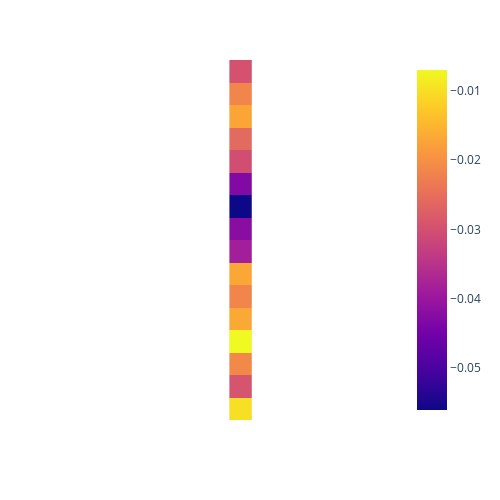

The notebook cell this image was saved under:
### Code cell
evaluate_data('./test_data/sushi_description', './test_data/random_label', '040', '001', '020', '001', normalized=True)

### Figure 1 — Plotly figure (JSON) as saved in the notebook; plotly's stock layout.template omitted (floating-point values rounded to 4 significant figures)
{"data": [{"coloraxis": "coloraxis", "hovertemplate": "x: %{x}<br>y: %{y}<br>color: %{z}<extra></extra>", "name": "0", "type": "heatmap", "x": ["heliocentric"], "xaxis": "x", "y": ["Imagine a culinary creation that hails from Japan, renowned for its meticulous preparation and diverse flavors. This dish starts with a foundation of seasoned vinegared rice, cooked to perfection. The rice, typically short-grained and sticky, is seasoned with a precise", "a foundation of seasoned vinegared rice, cooked to perfection. The rice, typically short-grained and sticky, is seasoned with a precise mixture of rice vinegar, sugar, and salt, which imparts a delicate balance of sweetness and tanginess.\nAt the heart of", "mixture of rice vinegar, sugar, and salt, which imparts a delicate balance of sweetness and tanginess.\nAt the heart of this dish lies an array of ingredients, each chosen with care and attention to detail. One of the central elements", "this dish lies an array of ingredients, each chosen with care and attention to detail. One of the central elements features thinly sliced, impeccably fresh raw fish. These slices, showcasing an array of colors, range from deep reds to opalescent", "features thinly sliced, impeccably fresh raw fish. These slices, showcasing an array of colors, range from deep reds to opalescent whites. The fish's texture is exceptionally tender, with a nuanced flavor profile that blends the essence of the sea with", "whites. The fish's texture is exceptionally tender, with a nuanced flavor profile that blends the essence of the sea with subtle sweetness. These slices rest gracefully upon the seasoned rice, creating a harmonious partnership of taste and texture.\nComplementing the", "subtle sweetness. These slices rest gracefully upon the seasoned rice, creating a harmonious partnership of taste and texture.\nComplementing the raw fish are an assortment of vibrant vegetables and garnishes, adding both visual appeal and an array of flavors and", "raw fish are an assortment of vibrant vegetables and garnishes, adding both visual appeal and an array of flavors and textures. Crisp cucumber, creamy avocado, and the piquant bite of pickled ginger provide a refreshing contrast, while a touch of", "textures. Crisp cucumber, creamy avocado, and the piquant bite of pickled ginger provide a refreshing contrast, while a touch of fiery wasabi delivers a hint of heat. A light drizzle of soy sauce enhances the overall umami experience, uniting the", "fiery wasabi delivers a hint of heat. A light drizzle of soy sauce enhances the overall umami experience, uniting the ingredients in a savory symphony.\nTo hold this culinary ensemble together, a thin, semi-transparent sheet of seaweed, known as nori,", "ingredients in a savory symphony.\nTo hold this culinary ensemble together, a thin, semi-transparent sheet of seaweed, known as nori, is often employed. This seaweed imparts a subtle oceanic flavor and serves as a structural component, allowing each bite to", "is often employed. This seaweed imparts a subtle oceanic flavor and serves as a structural component, allowing each bite to be easily picked up and savored.\nThe presentation of this dish is an art form in itself. It is often", "be easily picked up and savored.\nThe presentation of this dish is an art form in itself. It is often arranged meticulously on a clean plate, a vibrant mosaic of colors and textures that invites diners to appreciate not only", "arranged meticulously on a clean plate, a vibrant mosaic of colors and textures that invites diners to appreciate not only the flavors but also the craftsmanship behind each bite.\nIn summary, this description encapsulates the essence of a beloved Japanese", "the flavors but also the craftsmanship behind each bite.\nIn summary, this description encapsulates the essence of a beloved Japanese culinary tradition, a meticulous assembly of flavors and textures where seasoned rice and fresh ingredients harmonize to create a symphony", "culinary tradition, a meticulous assembly of flavors and textures where seasoned rice and fresh ingredients harmonize to create a symphony of taste and an artful visual experience."], "yaxis": "y", "z": [[-0.02969], [-0.02158], [-0.0172], [-0.02583], [-0.03027], [-0.04314], [-0.05603], [-0.04208], [-0.03852], [-0.01694], [-0.02162], [-0.0166], [-0.007028], [-0.0211], [-0.02932], [-0.009883]]}], "layout": {"coloraxis": {"colorscale": [[0, "#0d0887"], [0.1111, "#46039f"], [0.2222, "#7201a8"], [0.3333, "#9c179e"], [0.4444, "#bd3786"], [0.5556, "#d8576b"], [0.6667, "#ed7953"], [0.7778, "#fb9f3a"], [0.8889, "#fdca26"], [1, "#f0f921"]]}, "height": 500, "margin": {"t": 60}, "width": 500, "xaxis": {"anchor": "y", "constrain": "domain", "domain": [0, 1], "scaleanchor": "y", "showticklabels": false}, "yaxis": {"anchor": "x", "autorange": "reversed", "constrain": "domain", "domain": [0, 1], "showticklabels": false}}}
